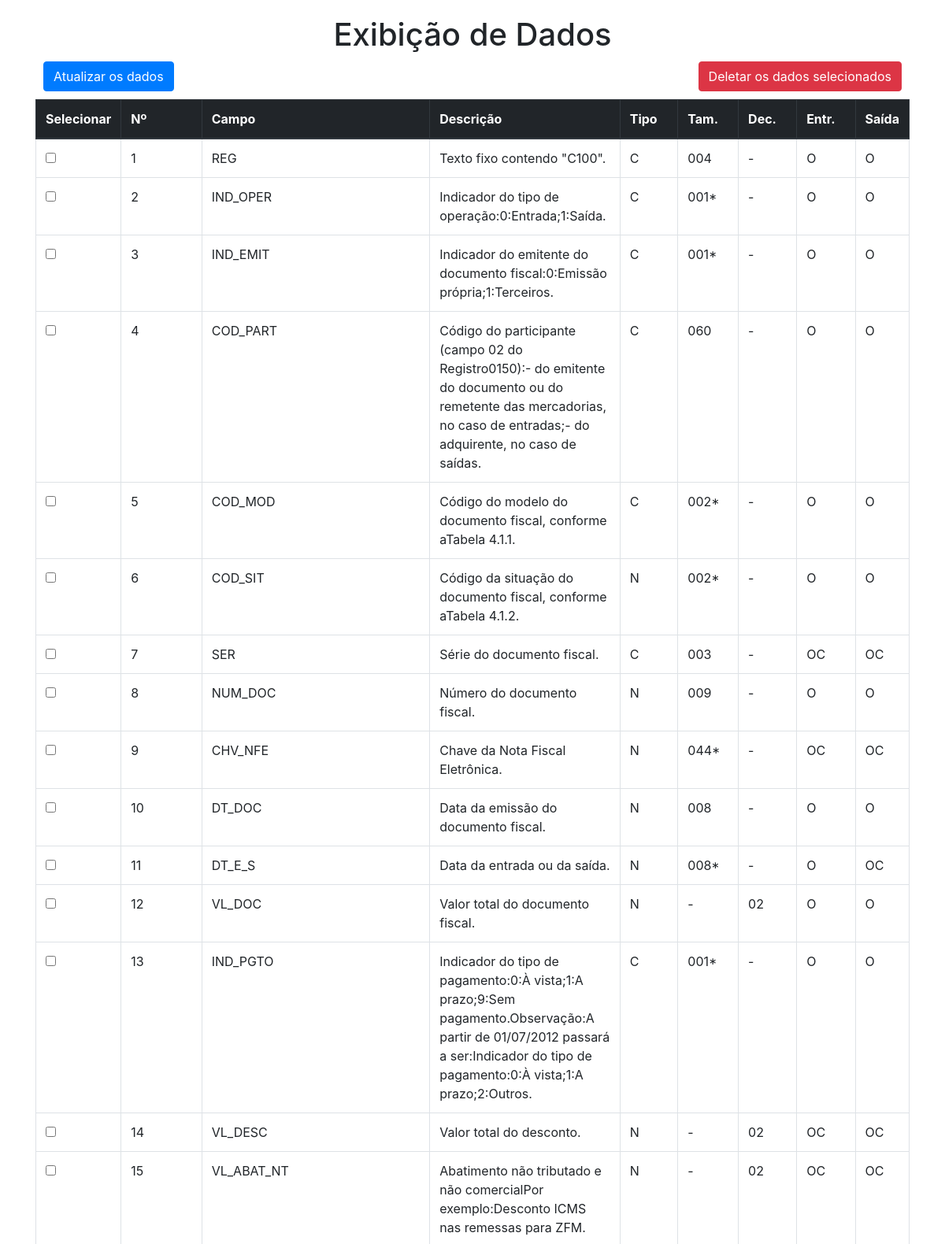
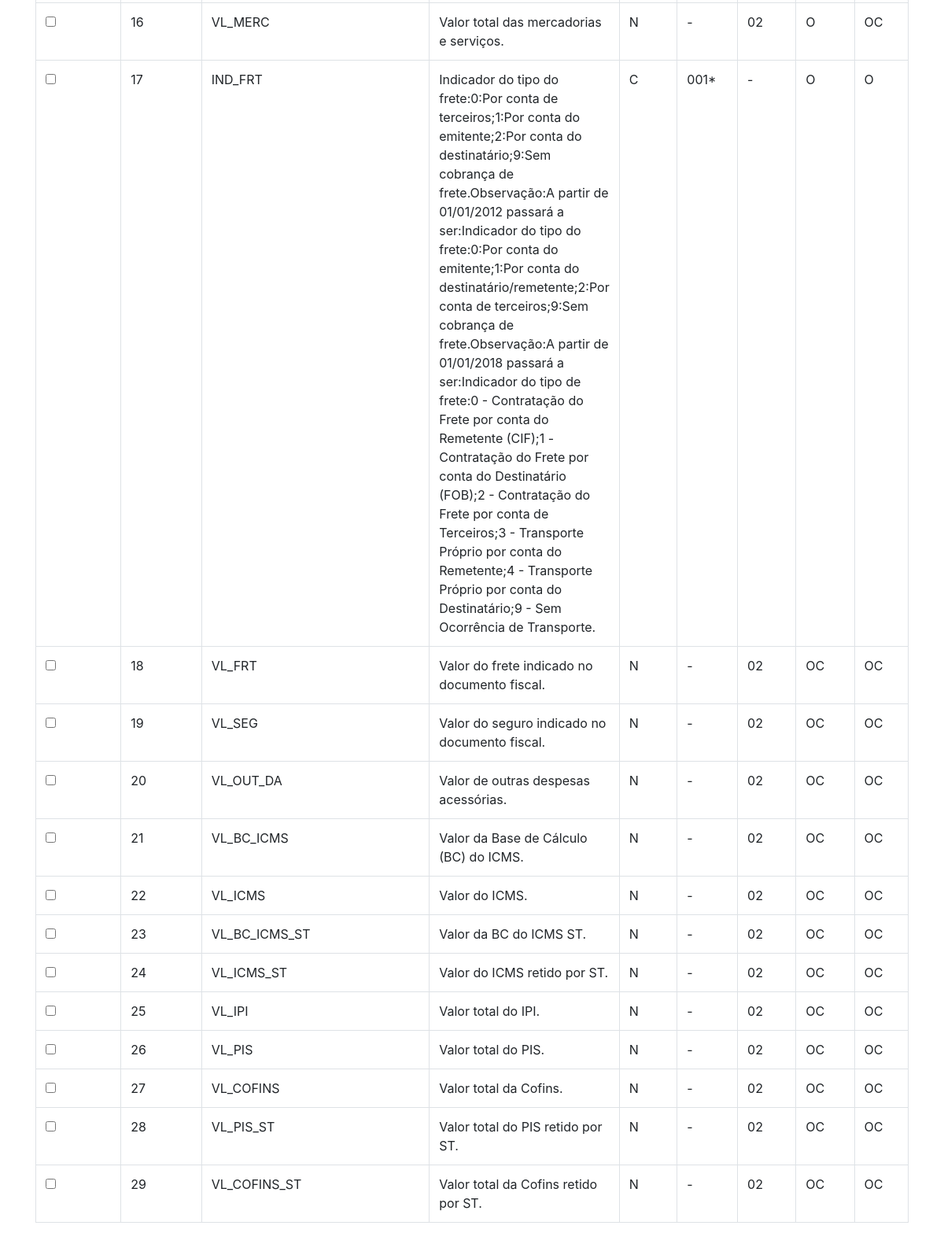
Before: / with the older database file (2 pictures, top to bottom).
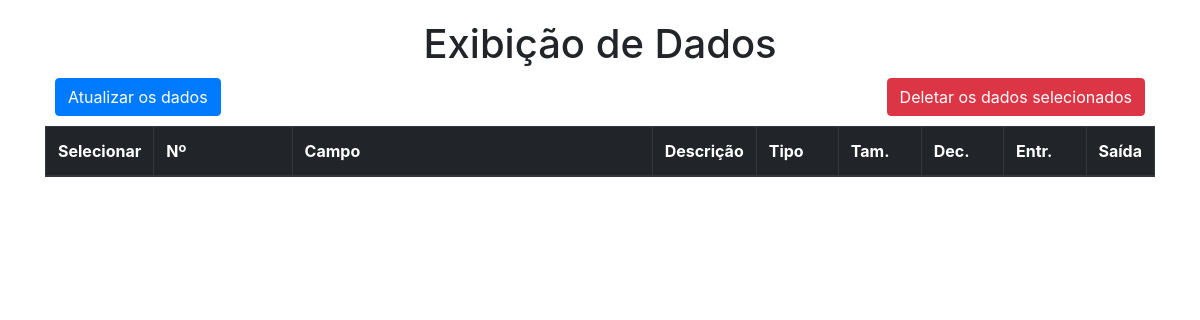
After: the same page with the newer database file.
### tables this page shows
CREATE TABLE dados (
                    N INTEGER,
                    Campo TEXT,
                    Descricao TEXT,
                    Tipo TEXT,
                    Tam TEXT,
                    Dec TEXT,
                    Entr TEXT,
                    Saida TEXT
                );

### app.py (the view)
@app.route('/')
def index():
    try:
        db_path = os.path.join(os.path.dirname(__file__), 'NF.db')
        conn = sqlite3.connect(db_path)
        cursor = conn.cursor()
        cursor.execute('''
                CREATE TABLE IF NOT EXISTS dados (
                    N INTEGER,
                    Campo TEXT,
                    Descricao TEXT,
                    Tipo TEXT,
                    Tam TEXT,
                    Dec TEXT,
                    Entr TEXT,
                    Saida TEXT
                )
            ''')
        cursor.execute('SELECT * FROM dados')
        rows = cursor.fetchall()
        conn.close()
        return render_template('index.html', rows=rows)
    except Exception as e:
        return f"Erro: {str(e)}"

### templates/index.html (shortened to what this page needs)
<!DOCTYPE html>
<html lang="en">
<head>
    <link rel="stylesheet" type="text/css" href="{{ url_for('static', filename='style.css') }}">
    <link rel="stylesheet" href="https://maxcdn.bootstrapcdn.com/bootstrap/4.0.0/css/bootstrap.min.css">
</head>
<body>
    <div class="container">
        <h1 class="text-center">Exibição de Dados</h1>
        <forms>
            <form method="POST" action="/atualizar-dados-da-tabela">
                <button type="submit" class="btn btn-primary">Atualizar os dados</button>
            </form>
            <form id="deleteForm" method="POST" onsubmit="return confirm('Tem certeza que deseja excluir os dados selecionados?');">
                <button type="submit" class="btn btn-danger">Deletar os dados selecionados</button>
            </form>
        </forms>
        <div class="table-responsive">
            <table class="table table-bordered">
                <colgroup>
                    <col style="width: 5%" />
                    <col style="width: 15%" />
                    <col style="width: 40%" />
                    <col style="width: 8%" />
                    <col style="width: 8%" />
                    <col style="width: 8%" />
                    <col style="width: 8%" />
                    <col style="width: 8%" />
                </colgroup>
                <thead class="thead-dark">
                    <tr>
                        <th>Selecionar</th>
                        <th>Nº</th>
                        <th>Campo</th>
                        <th>Descrição</th>
                        <th>Tipo</th>
                        <th>Tam.</th>
                        <th>Dec.</th>
                        <th>Entr.</th>
                        <th>Saída</th>
                    </tr>
                </thead>
                <tbody>
                    {% for row in rows %}
                        <tr>
                            <td><input type="checkbox" name="selecionar[]" value="{{ row[0] }}"></td>
                            <td>{{ row[0] }}</td>
                            <td>{{ row[1] }}</td>
                            <td>{{ row[2] }}</td>
                            <td>{{ row[3] }}</td>
                            <td>{{ row[4] }}</td>
                            <td>{{ row[5] }}</td>
                            <td>{{ row[6] }}</td>
                            <td>{{ row[7] }}</td>
                        </tr>
                    {% endfor %}
                </tbody>
            </table>
        </div>
    </div>
</body>
</html>

### static/style.css (style rules this page uses)
forms { display:flex; justify-content: space-between; margin:10px; }

### templates/index.html (style rules this page uses)
body { padding: 20px; }

Changed rows visible on the page:
removed dados: N "1", Campo "REG", Descricao "Texto fixo contendo \"C100\".", Tipo "C", Tam "004", Dec "-", Entr "O", Saida "O"
removed dados: N "2", Campo "IND_OPER", Descricao "Indicador do tipo de operação:0:Entrada;1:Saída.", Tipo "C", Tam "001*", Dec "-", Entr "O", Saida "O"
removed dados: N "3", Campo "IND_EMIT", Descricao "Indicador do emitente do documento fiscal:0:Emissão própria;1:Terceiros.", Tipo "C", Tam "001*", Dec "-", Entr "O", Saida "O"
removed dados: N "4", Campo "COD_PART", Descricao "Código do participante (campo 02 do Registro0150):- do emitente do documento ou do remetente das mercadorias, no caso de entradas;- do adquirente, no caso de saídas.", Tipo "C", Tam "060", Dec "-", Entr "O", Saida "O"
removed dados: N "5", Campo "COD_MOD", Descricao "Código do modelo do documento fiscal, conforme aTabela 4.1.1.", Tipo "C", Tam "002*", Dec "-", Entr "O", Saida "O"
removed dados: N "6", Campo "COD_SIT", Descricao "Código da situação do documento fiscal, conforme aTabela 4.1.2.", Tipo "N", Tam "002*", Dec "-", Entr "O", Saida "O"
removed dados: N "7", Campo "SER", Descricao "Série do documento fiscal.", Tipo "C", Tam "003", Dec "-", Entr "OC", Saida "OC"
removed dados: N "8", Campo "NUM_DOC", Descricao "Número do documento fiscal.", Tipo "N", Tam "009", Dec "-", Entr "O", Saida "O"
removed dados: N "9", Campo "CHV_NFE", Descricao "Chave da Nota Fiscal Eletrônica.", Tipo "N", Tam "044*", Dec "-", Entr "OC", Saida "OC"
removed dados: N "10", Campo "DT_DOC", Descricao "Data da emissão do documento fiscal.", Tipo "N", Tam "008", Dec "-", Entr "O", Saida "O"
removed dados: N "11", Campo "DT_E_S", Descricao "Data da entrada ou da saída.", Tipo "N", Tam "008*", Dec "-", Entr "O", Saida "OC"
removed dados: N "12", Campo "VL_DOC", Descricao "Valor total do documento fiscal.", Tipo "N", Tam "-", Dec "02", Entr "O", Saida "O"
removed dados: N "13", Campo "IND_PGTO", Descricao "Indicador do tipo de pagamento:0:À vista;1:A prazo;9:Sem pagamento.Observação:A partir de 01/07/2012 passará a ser:Indicador do tipo de pagamento:0:À vista;1:A prazo;2:Outros.", Tipo "C", Tam "001*", Dec "-", Entr "O", Saida "O"
removed dados: N "14", Campo "VL_DESC", Descricao "Valor total do desconto.", Tipo "N", Tam "-", Dec "02", Entr "OC", Saida "OC"
removed dados: N "15", Campo "VL_ABAT_NT", Descricao "Abatimento não tributado e não comercialPor exemplo:Desconto ICMS nas remessas para ZFM.", Tipo "N", Tam "-", Dec "02", Entr "OC", Saida "OC"
removed dados: N "16", Campo "VL_MERC", Descricao "Valor total das mercadorias e serviços.", Tipo "N", Tam "-", Dec "02", Entr "O", Saida "OC"
removed dados: N "17", Campo "IND_FRT", Descricao "Indicador do tipo do frete:0:Por conta de terceiros;1:Por conta do emitente;2:Por conta do destinatário;9:Sem cobrança de frete.Observação:A partir de 01/01/2012 passará a ser:Indicador do tipo do frete:0:Por conta do emitente;1:Por conta do destinatário/remetente;2:Por conta de terceiros;9:Sem cobrança de frete.Observação:A partir de 01/01/2018 passará a ser:Indicador do tipo de frete:0 - Contratação do Frete por conta do Remetente (CIF);1 - Contratação do Frete por conta do Destinatário (FOB);2 - Contratação do Frete por conta de Terceiros;3 - Transporte Próprio por conta do Remetente;4 - Transporte Próprio por conta do Destinatário;9 - Sem Ocorrência de Transporte.", Tipo "C", Tam "001*", Dec "-", Entr "O", Saida "O"
removed dados: N "18", Campo "VL_FRT", Descricao "Valor do frete indicado no documento fiscal.", Tipo "N", Tam "-", Dec "02", Entr "OC", Saida "OC"
removed dados: N "19", Campo "VL_SEG", Descricao "Valor do seguro indicado no documento fiscal.", Tipo "N", Tam "-", Dec "02", Entr "OC", Saida "OC"
removed dados: N "20", Campo "VL_OUT_DA", Descricao "Valor de outras despesas acessórias.", Tipo "N", Tam "-", Dec "02", Entr "OC", Saida "OC"
removed dados: N "21", Campo "VL_BC_ICMS", Descricao "Valor da Base de Cálculo (BC) do ICMS.", Tipo "N", Tam "-", Dec "02", Entr "OC", Saida "OC"
removed dados: N "22", Campo "VL_ICMS", Descricao "Valor do ICMS.", Tipo "N", Tam "-", Dec "02", Entr "OC", Saida "OC"
removed dados: N "23", Campo "VL_BC_ICMS_ST", Descricao "Valor da BC do ICMS ST.", Tipo "N", Tam "-", Dec "02", Entr "OC", Saida "OC"
removed dados: N "24", Campo "VL_ICMS_ST", Descricao "Valor do ICMS retido por ST.", Tipo "N", Tam "-", Dec "02", Entr "OC", Saida "OC"
removed dados: N "25", Campo "VL_IPI", Descricao "Valor total do IPI.", Tipo "N", Tam "-", Dec "02", Entr "OC", Saida "OC"
removed dados: N "26", Campo "VL_PIS", Descricao "Valor total do PIS.", Tipo "N", Tam "-", Dec "02", Entr "OC", Saida "OC"
removed dados: N "27", Campo "VL_COFINS", Descricao "Valor total da Cofins.", Tipo "N", Tam "-", Dec "02", Entr "OC", Saida "OC"
removed dados: N "28", Campo "VL_PIS_ST", Descricao "Valor total do PIS retido por ST.", Tipo "N", Tam "-", Dec "02", Entr "OC", Saida "OC"
removed dados: N "29", Campo "VL_COFINS_ST", Descricao "Valor total da Cofins retido por ST.", Tipo "N", Tam "-", Dec "02", Entr "OC", Saida "OC"
